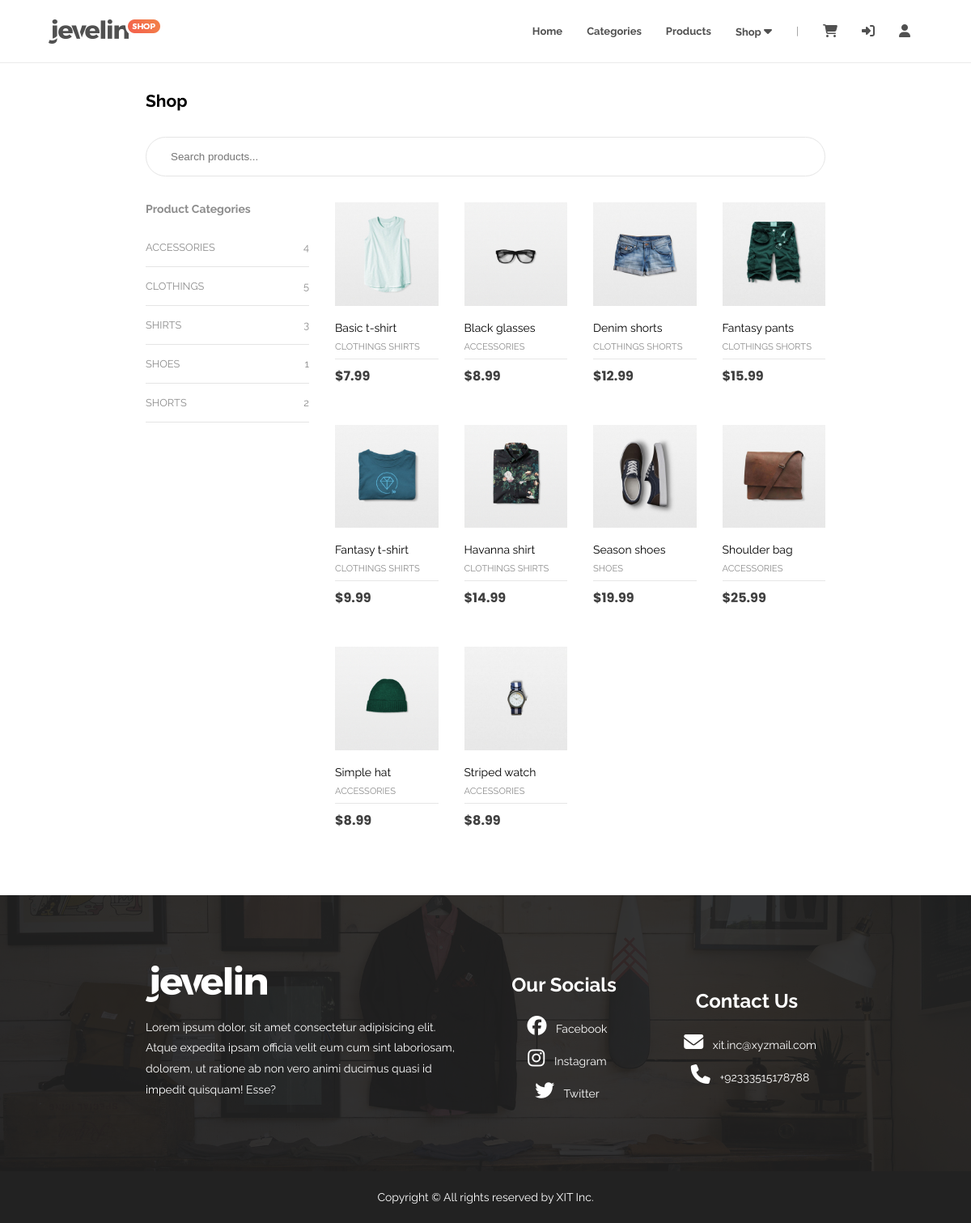
Screenshot of /php/shop.php with the database file from the repository.
### tables this page shows
CREATE TABLE products(
    product_id INT PRIMARY KEY AUTO_INCREMENT,
    product_name VARCHAR(255) NOT NULL,
    product_desc VARCHAR(255) NOT NULL,
    product_price FLOAT(2) NOT NULL,
    product_quantity INT NOT NULL,
    release_date DATE NOT NULL,
    product_img VARCHAR(255) NOT NULL
);

### php/shop.php (the view, shortened to what this page needs)
<?php
require('inc/connection.php');
$sql = 'SELECT product_id, product_name, product_price, product_img,
GROUP_CONCAT(category_name) AS "categories"
FROM products
NATURAL JOIN products_category
NATURAL JOIN category
GROUP BY product_id';
$count = 'SELECT
SUM(CASE WHEN category_name = "clothings" THEN 1 ELSE 0 END) AS "clothings_count",
SUM(CASE WHEN category_name = "shirts" THEN 1 ELSE 0 END) AS "shirts_count",
SUM(CASE WHEN category_name = "shorts" THEN 1 ELSE 0 END) AS "shorts_count",
SUM(CASE WHEN category_name = "shoes" THEN 1 ELSE 0 END) AS "shoes_count",
SUM(CASE WHEN category_name = "accessories" THEN 1 ELSE 0 END) AS "accessories_count"
FROM products NATURAL JOIN products_category NATURAL JOIN category;
';
$result = mysqli_query($conn, $sql);
$products = mysqli_fetch_all($result, MYSQLI_ASSOC);
$result = mysqli_query($conn, $count);
$category_count = mysqli_fetch_all($result, MYSQLI_ASSOC);
?>
<!DOCTYPE html>
<html lang="en">
<head>
    <link rel="stylesheet" href="../css/style.css" />
</head>
<body>
    <?php include('inc/header.php'); ?>
    <section id="shop">
        <div class="container">
            <div class="shop-title">
                <a href="shop.php"><h1>Shop</h1></a>
            </div>
            <div class="search">
                <input type="text" placeholder="Search products...">
            </div>
            <div class="shop-content">
                <div class="left-content">
                    <div class="product-categories">
                        <label for="product-category-names">Product Categories</label>
                        <div class="product-category-names">
                            <a href="product_category.php?categoryname=<?php echo 'accessories'; ?>">
                                <p>Accessories</p>
                                <span><?php print_r($category_count[0]['accessories_count']); ?></span>
                            </a>
                            <a href="product_category.php?categoryname=<?php echo 'clothings'; ?>">
                                <p>Clothings</p>
                                <span><?php print_r($category_count[0]['clothings_count']); ?></span>
                            </a>
                            <a href="product_category.php?categoryname=<?php echo 'shirts'; ?>">
                                <p>Shirts</p>
                                <span><?php print_r($category_count[0]['shirts_count']); ?></span>
                            </a>
                            <a href="product_category.php?categoryname=<?php echo 'shoes'; ?>">
                                <p>Shoes</p>
                                <span><?php print_r($category_count[0]['shoes_count']); ?></span>
                            </a>
                            <a href="product_category.php?categoryname=<?php echo 'shorts'; ?>">
                                <p>Shorts</p>
                                <span><?php print_r($category_count[0]['shorts_count']); ?></span>
                            </a>
                        </div>
                    </div>
                </div>
                <div class="right-content">
                    <div class="items-grid">
                    <?php
                    foreach($products as $k=>$v) {
                        $combined_categories = $v['categories'];
                        $categories = explode(',', $combined_categories);
                        echo '
                        <div class="item-box';foreach($categories as $c){echo " ".$c;} echo'">
                            <a href="product_details.php?productid='.$v['product_id'].'">
                                <img src="../images/'.$v['product_img'].'">
                            </a>
                            <div class="item-box-content-wrapper">
                                <a href="product_details.php?productid='.$v['product_id'].'">
                                    <div class="item-box-title">
                                        <h2>'.$v['product_name'].'</h2>
                                        <p>';foreach($categories as $c){echo $c." ";} echo '</p>
                                    </div>
                                </a>
                                <div class="item-box-line-divider"></div>
                                <div class="item-box-price">
                                    <span>$'.$v['product_price'].'</span>
                                </div>
                            </div>
                        </div>';
                    }
                    ?>
                    </div>
                </div>
            </div>
        </div>
    </section>
    <?php include('inc/footer.php'); ?>
</body>
</html>

### php/inc/header.php (shortened to what this page needs)
<header>
    <nav>
      <div class="nav-container">
        <div class="logo">
          <a href="./index.php"><img src="../images/Logo-min.png" alt="Website's Logo" /></a>
        </div>
        <ul class="nav-links">
          <li><a href="./index.php">Home</a></li>
          <li><a href="./index.php#categories">Categories</a></li>
          <li><a href="./index.php#latest-items">Products</a></li>
          <li class="shop-options">
            <a href="./shop.php">Shop <i class="fas fa-caret-down"></i></a>
          </li>
          <li>|</li>
          <li>
            <a href="./cart.php"><i class="fas fa-shopping-cart"></i></a>
          </li>
          <?php
            if(isset($_SESSION['USER_ID'])) {
                echo '<li><a href="./order_details.php"><i class="fas fa-list"></i></i></a></li>';
              echo '  <li><a href="./logout.php"><i class="fas fa-sign-out-alt"></i></a></li>';
            } else {
              echo '<li><a href="./login.php"><i class="fas fa-sign-in-alt"></i></i></a></li>';
            }
            if($_SESSION) {
              if($_SESSION['IS_ADMIN'] == true) {
                echo '<li><a href="./admin_panel.php"><i class="fas fa-user-shield"></i></a></li>';
              } else {
                echo '<li><a href="./user_profile.php"><i class="fas fa-user"></i></a></li>';
              }
            } else {
              echo '<li><a href="./login.php"><i class="fas fa-user"></i></a></li>';
            }
          ?>
        </ul>
      </div>
    </nav>
  </header>

### php/inc/footer.php (shortened to what this page needs)
<footer>
    <div class="footer-background">
        <div class="filter">
        <div class="container">
            <div class="footer-content">
            <div class="footer-logo">
                <img src="../images/Footer-logo-min.png" alt="">
                <p>Lorem ipsum dolor, sit amet consectetur adipisicing elit. Atque expedita ipsam officia velit eum cum
                sint laboriosam, dolorem, ut ratione ab non vero animi ducimus quasi id impedit quisquam! Esse?</p>
            </div>
            <div class="footer-info">
                <h2>Our Socials</h2>
                <div>
                <a href="https://facebook.com" target="_blank"><i class="fab fa-facebook"></i></a>
                <span>Facebook</span>
                </div>
                <div>
                <a href="https://instagram.com" target="_blank"><i class="fab fa-instagram"></i></a>
                <span>Instagram</span>
                </div>
                <div>
                <a href="https://twitter.com" target="_blank"><i class="fab fa-twitter"></i></a>
                <span>Twitter</span>
                </div>
            </div>
            <div class="footer-info">
                <h2>Contact Us</h2>
                <div>
                    <i class="fas fa-envelope"></i>
                    <span>xit.inc@xyzmail.com</span>
                </div>
                <div>
                    <i class="fas fa-phone"></i>
                    <span>+92333515178788</span>
                </div>
            </div>
            </div>
        </div>
        </div>
    </div>
    <div class="copyright">
        <div class="container">
        <p>Copyright &copy; All rights reserved by XIT Inc.</p>
        </div>
    </div>
</footer>

### css/style.css (style rules this page uses)
* { margin: 0; padding: 0; box-sizing: border-box; }
a, button { cursor: pointer !important; }
body { font-family: "Raleway", sans-serif; color: #8d8d8d; font-size: 0.875rem; }
ul { list-style: none; }
a { text-decoration: none; color: #8d8d8d; }
.container { width: 70%; margin: auto; }
header { font-size: 0.8125rem; }
header a { text-decoration: none; color: #505050; font-weight: bold; cursor: pointer; padding: 1.875rem 0; }
header nav { border-bottom: 1px solid rgba(0, 0, 0, 0.08); top: 0; z-index: 2; position: fixed; width: 100%; background-color: white; }
.nav-container { width: 90%; margin: auto; display: flex; justify-content: space-between; align-items: center; }
.logo { width: 30%; }
.nav-links { width: 70%; list-style: none; display: flex; align-items: center; justify-content: flex-end; height: auto; }
.nav-links li { height: auto; padding: 1.875rem 0.9375rem; }
.nav-links a { border-bottom: 2px solid transparent; transition: border-bottom 0.2s ease-in-out; }
.shop-options { position: relative; }
.fas { font-size: 1rem; }
.items-grid { padding: 1rem 0; display: grid; grid-template-columns: repeat(4, 1fr); grid-gap: 2rem; justify-content: center; align-items: center; }
.item-box img { width: 100%; }
.item-box-content-wrapper { margin: 1rem 0; }
.item-box-title h2 { color: black; font-weight: 400; font-size: 1em; margin-bottom: 0.5rem; }
.item-box-title p { text-transform: uppercase; color: #8d8d8d; font-size: 0.7rem; }
.item-box-line-divider { width: 100%; height: 1px; background-color: #e6e6e6; margin: 0.5rem 0; }
.item-box-price { font-family: "Poppins", sans-serif; color: #3f3f3f !important; font-weight: bold; font-size: 1rem; }
.footer-background { background-image: url("../images/footer-min.jpg"); background-position: center; background-repeat: no-repeat; background-size: cover; }
footer .filter { background-color: #222222e7; padding: 5rem 0; }
.footer-content { display: grid; grid-template-columns: 2fr 1fr 1fr; grid-gap: 2rem; justify-content: center; align-items: center; }
.footer-logo p { margin-top: 1rem; color: #fff; line-height: 1.6rem; }
.footer-info { text-align: center; }
.footer-info i { font-size: 1.5rem; padding: 0.5rem; color: #fff; transition: color 0.2s ease; }
.footer-info h2 { color: #fff; margin: 1rem 0; font-size: 1.5rem; }
.footer-info span { color: #fff; }
.copyright { background-color: #222222; }
.copyright p { text-align: center; padding: 1.5rem 0; color: #fff; }
#shop { margin-top: 5rem; margin-bottom: 3rem; }
.shop-title { padding-top: 2rem; padding-bottom: 2rem; width: 3rem; }
.shop-title a { color: black; }
.shop-content { display: grid; grid-template-columns: 1fr 3fr; justify-content: center; grid-gap: 2rem; }
.shop-content label { font-weight: bold; }
.left-content div { margin: 1rem 0; }
.product-category-names a { display: flex; justify-content: space-between; align-items: center; flex-direction: row; border-bottom: 1px solid #e5e5e5; cursor: pointer; text-transform: uppercase; color: #8d8d8d; font-size: 0.8rem; padding: 1rem 0; }
.search { margin-bottom: 1rem; }
.search input { padding: 16px 30px; padding-right: 60px; border-radius: 100px; display: block; width: 100%; font-weight: 400; transition: 0.25s background-color; border: 1px solid #ddd; color: #8d8d8d; border-color: #e5e5e5; outline: none; }

### rows the page displays
products: product_img (picture), product_name "Basic t-shirt", c "CLOTHINGS", c "SHIRTS", product_price "7.99"
products: product_img (picture), product_name "Black glasses", c "ACCESSORIES", product_price "8.99"
products: product_img (picture), product_name "Denim shorts", c "CLOTHINGS", c "SHORTS", product_price "12.99"
products: product_img (picture), product_name "Fantasy pants", c "CLOTHINGS", c "SHORTS", product_price "15.99"
products: product_img (picture), product_name "Fantasy t-shirt", c "CLOTHINGS", c "SHIRTS", product_price "9.99"
products: product_img (picture), product_name "Havanna shirt", c "CLOTHINGS", c "SHIRTS", product_price "14.99"
products: product_img (picture), product_name "Season shoes", c "SHOES", product_price "19.99"
products: product_img (picture), product_name "Shoulder bag", c "ACCESSORIES", product_price "25.99"
products: product_img (picture), product_name "Simple hat", c "ACCESSORIES", product_price "8.99"
products: product_img (picture), product_name "Striped watch", c "ACCESSORIES", product_price "8.99"
